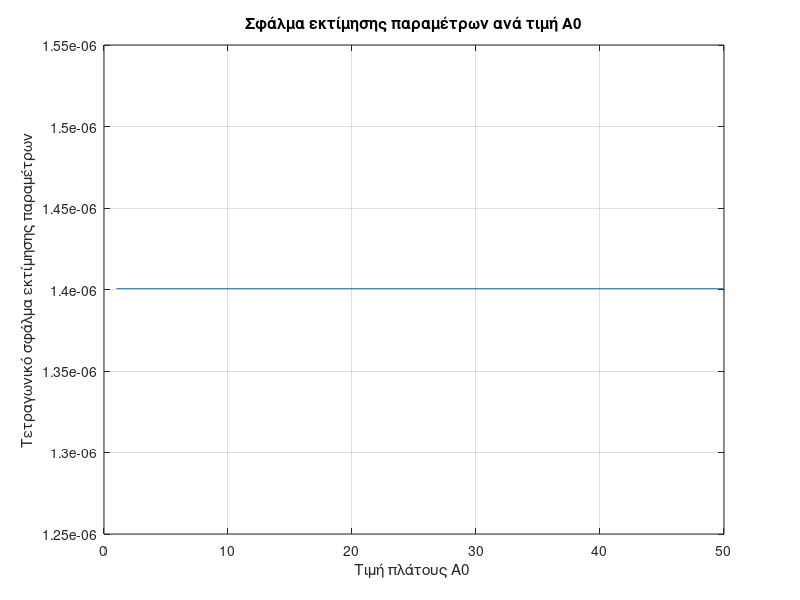

Write MATLAB code to recreate this figure.
clc, clearvars, close all;

%Generating samples for q, q' and u

m = 0.75;
L = 1.25;
c = 0.15;
g = 9.81;
w = 2;

A = [0 1;
    -g/L -c/(m*L^2)];

B = [0 ;
    1/(m*L^2)];

A0 = 1:1:50;
x0 = [0; 0];
dt = 1e-4;
tspan = 0:dt:20;
Ts = 0.1;
t_samples = 0:Ts:20;

parameters_error = zeros(1, length(A0));

for i=1:length(A0)
    
    u = @(t) A0(i) * sin(w * t);
    f = @(t, x) A*x + B*u(t);
    [t, x] = ode45(f, tspan, x0);
    
    u_samples = u(t_samples');
    q_samples = interp1(tspan, x(:,1), t_samples');
    q_dot_samples = interp1(tspan, x(:,2), t_samples');
    
    
    %Filtering 
    %Lambda = tf([1 1], 1); % s+1 
    %H = tf([1 0], [1  1]); % s / (s+1) 
    Lambda = tf([1 3 2], 1); % s^2+3s+2
    H = tf([1 0], [1 3 2]); % s / (s^2 + 3s + 2)
    J1 = lsim(1/Lambda, -q_dot_samples, t_samples);
    J2 = lsim(1/Lambda, -q_samples, t_samples);
    J3 = lsim(1/Lambda, u_samples, t_samples);
    J = [J1 J2 J3];
    
    Y = lsim(H, q_dot_samples, t_samples);
    
    theta = J \ Y;
    
    %From thema1
    L_hat = g / theta(2);
    m_hat = 1 / (theta(3) * L_hat^2);
    c_hat = theta(1) * m_hat * L_hat^2;

    fprintf("Τιμή πλάτους Α: %d\n", A0(i))
    fprintf("Οι εκτιμώμενες τιμές των παραμέτρων είναι:\n");
    fprintf("Μάζα m: %.7f\n", m_hat);
    fprintf("Μήκος εκκρεμούς L: %.7f\n", L_hat);
    fprintf("Συντελεστής απόσβεσης c: %.7f\n\n", c_hat);
    
    parameters_error(i) = (m - m_hat)^2 + (L - L_hat)^2 + (c - c_hat)^2;
end

figure;
plot(A0, parameters_error);
xlabel("Τιμή πλάτους A0 ");
ylabel("Tετραγωνικό σφάλμα εκτίμησης παραμέτρων");
title("Σφάλμα εκτίμησης παραμέτρων ανά τιμή A0");
grid on;